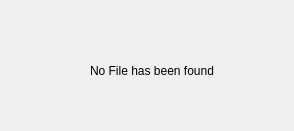
<?xml version="1.0" encoding="UTF-8"?>
<ui version="4.0">
 <class>Warning</class>
 <widget class="QDialog" name="Warning">
  <property name="geometry">
   <rect>
    <x>0</x>
    <y>0</y>
    <width>294</width>
    <height>131</height>
   </rect>
  </property>
  <property name="windowTitle">
   <string>Warning</string>
  </property>
  <widget class="QLabel" name="label">
   <property name="geometry">
    <rect>
     <x>90</x>
     <y>50</y>
     <width>171</width>
     <height>41</height>
    </rect>
   </property>
   <property name="text">
    <string>No File has been found</string>
   </property>
  </widget>
 </widget>
 <resources/>
 <connections/>
</ui>
